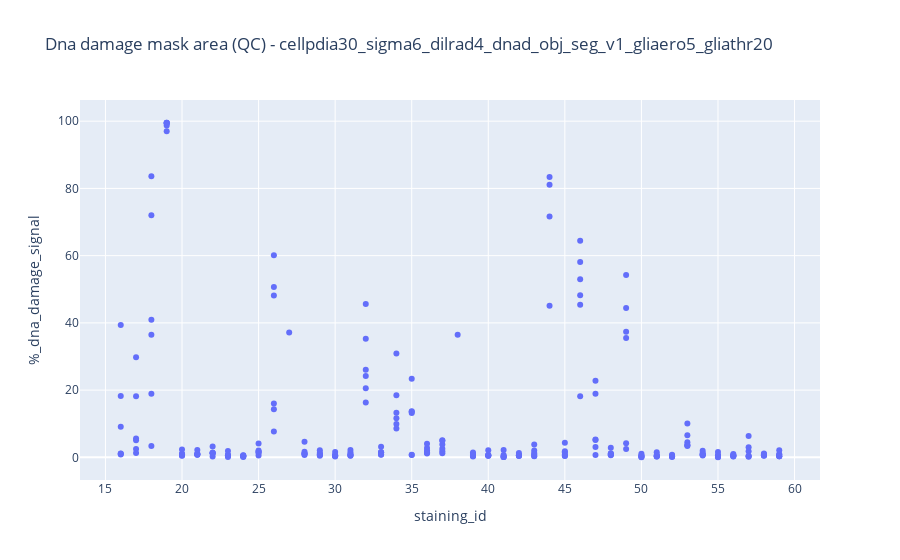

Notebook cell for this chart:
### Code cell
# Create the plot
fig = px.scatter(df, x='staining_id', y='%_dna_damage_signal',
                 hover_data=['tissue_location','index'], title=f'Dna damage mask area (QC) - {title}')

# Show the plot
fig.show()

### Figure 1 — Plotly figure (JSON) as saved in the notebook; plotly's stock layout.template omitted (floating-point values rounded to 4 significant figures; data arrays with more than 128 entries replaced by an {"elided": "..."} marker saying what was removed)
{"data": [{"customdata": {"elided": "252x2 mixed values"}, "hovertemplate": "staining_id=%{x}<br>%_dna_damage_signal=%{y}<br>tissue_location=%{customdata[0]}<br>index=%{customdata[1]}<extra></extra>", "legendgroup": "", "marker": {"color": "#636efa", "symbol": "circle"}, "mode": "markers", "name": "", "orientation": "v", "showlegend": false, "type": "scatter", "x": {"elided": "252 int values"}, "xaxis": "x", "y": {"elided": "252 float values"}, "yaxis": "y"}], "layout": {"legend": {"tracegroupgap": 0}, "title": {"text": "Dna damage mask area (QC) - cellpdia30_sigma6_dilrad4_dnad_obj_seg_v1_gliaero5_gliathr20"}, "xaxis": {"anchor": "y", "domain": [0, 1], "title": {"text": "staining_id"}}, "yaxis": {"anchor": "x", "domain": [0, 1], "title": {"text": "%_dna_damage_signal"}}}}
